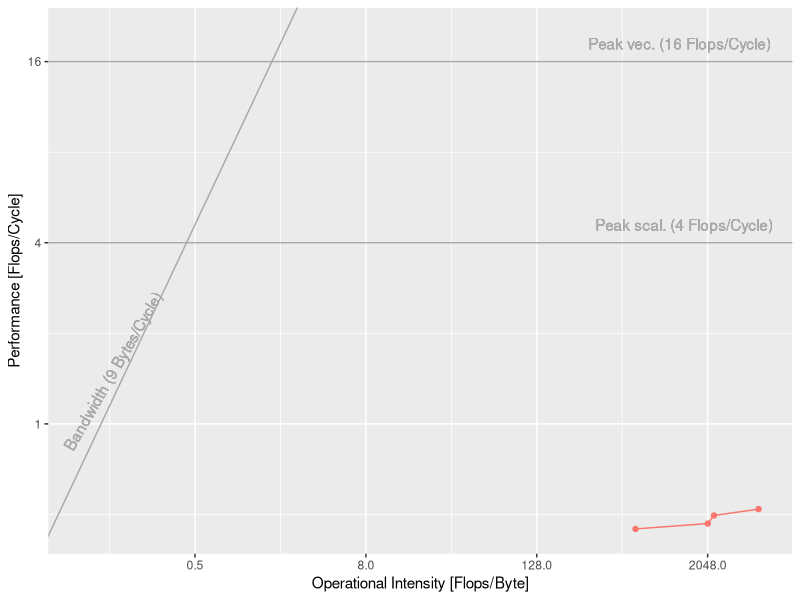
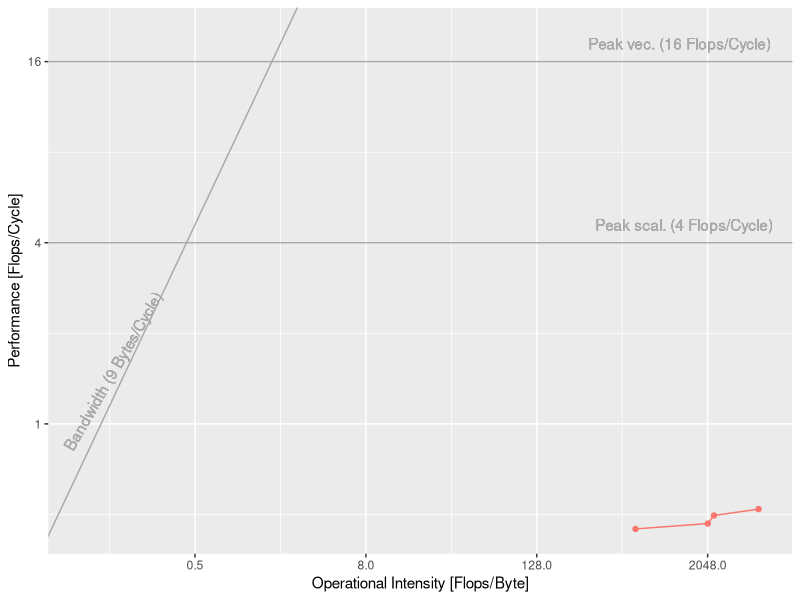

Write the R code that produced these figures, in order.
## ---- chunk 1
knitr::opts_chunk$set(echo = TRUE)
## ---- chunk 2
library(tidyverse)

pi_scalar <- 4
pi_simd <- 16
beta <- 9

roofline <- function(x) ifelse(x*beta<pi_scalar, x*beta, pi_scalar)

benchmark <- tibble(
  opt =    c('baseline', 'baseline',  'baseline',  'baseline' ),
  n =      c(64,         256,         512,         1024       ),
  flops =  c(2.0804e+07, 1.07571e+09, 4.76046e+09, 3.9249e+10 ),
  cycles = c(4.6464e+07, 2.30593e+09, 9.59347e+09, 7.53262e+10),
  bytes = 8*n^2,
  perf = flops/cycles,
  op_int = flops/bytes,
)

ggplot(mapping = aes(x = op_int, y = perf, color = opt), data = benchmark) + 
  geom_point() +
  geom_line() +
  geom_hline(yintercept = pi_scalar, color = 'darkgrey') +
  geom_hline(yintercept = pi_simd, color = 'darkgrey') +
  geom_abline(slope = 1, intercept = 3.2, color = 'darkgrey') +
  # uncomment to see exact roofline function
  #stat_function(fun = roofline) +
  scale_y_continuous(trans='log2', limits = c(NA, 20)) +
  scale_x_continuous(trans='log2', limits = c(0.08, NA)) +
  geom_text(aes(x=1400, y=pi_scalar, label = "Peak scal. (4 Flops/Cycle)"), colour = 'darkgrey', vjust=-1) +
  geom_text(aes(x=1300, y=pi_simd, label = "Peak vec. (16 Flops/Cycle)"), colour = 'darkgrey', vjust=-1) +
  geom_text(aes(x=0.17, y=1.4, angle = 60, label = "Bandwidth (9 Bytes/Cycle)"), colour = 'darkgrey', vjust=-1) +
  labs(
    y = 'Performance [Flops/Cycle]',
    x = 'Operational Intensity [Flops/Byte]'
  ) +
  theme(legend.position = "none")
## ---- chunk 3
ggsave("roofline.pdf", width = 7.3, height = 4.5)
